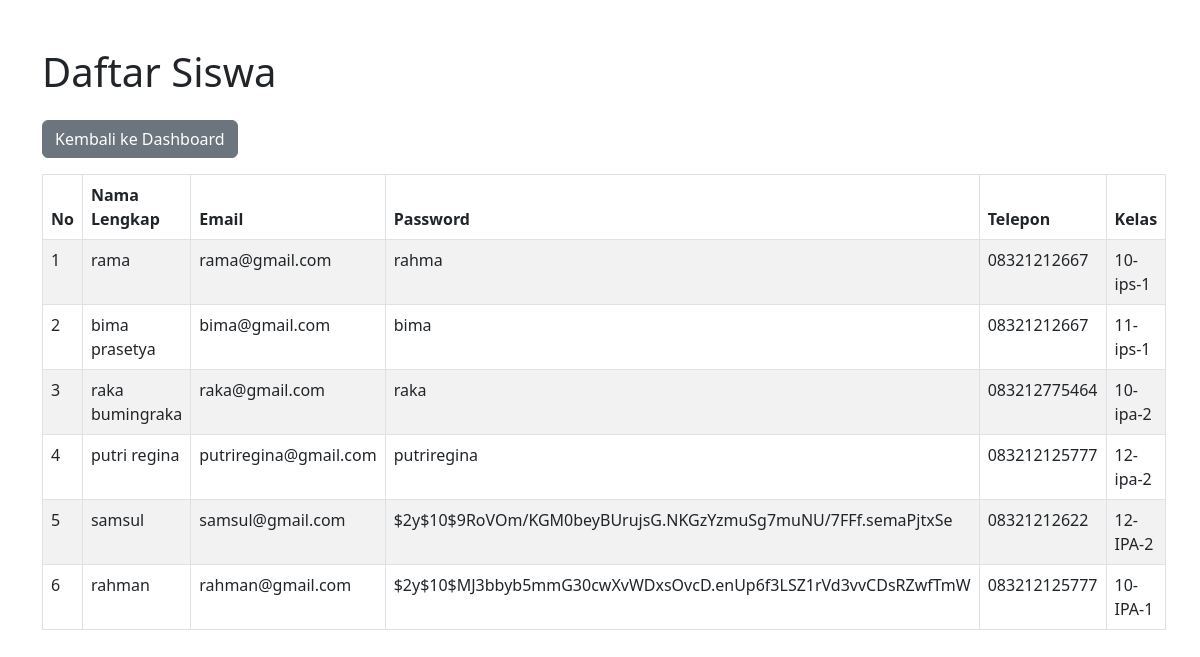
Screenshot of /Dashboard/admin/daftar_siswa.php (signed in) with the database file from the repository.
### tables this page shows
CREATE TABLE `users` (
  `id_user` int(11) NOT NULL,
  `nama_lengkap` varchar(100) NOT NULL,
  `email` varchar(100) NOT NULL,
  `password` varchar(255) NOT NULL,
  `telepon` varchar(15) DEFAULT NULL,
  `role` enum('pimpinan','admin','guru','siswa') NOT NULL,
  `kelas` varchar(50) DEFAULT NULL,
  `mata_pelajaran` varchar(100) DEFAULT NULL,
  `created_at` timestamp NOT NULL DEFAULT current_timestamp(),
  `reset_token` varchar(255) DEFAULT NULL
);

### Dashboard/admin/daftar_siswa.php (the view, shortened to what this page needs)
<?php
require_once '../../database/db.php';
try {
    $query = "SELECT id_user, nama_lengkap, email, password, telepon, kelas FROM users WHERE role = 'siswa'";
    $stmt = $pdo->query($query);
    $siswaList = $stmt->fetchAll(PDO::FETCH_ASSOC);
} catch (PDOException $e) {
    echo "Error: " . $e->getMessage();
    exit();
}
?>
<!DOCTYPE html>
<html lang="id">
<head>
    <link href="https://cdn.jsdelivr.net/npm/bootstrap@5.3.0-alpha1/dist/css/bootstrap.min.css" rel="stylesheet" />
</head>
<body>
<div class="container mt-5">
    <h1 class="mb-4">Daftar Siswa</h1>
    <a href="../admin.php" class="btn btn-secondary mb-3">Kembali ke Dashboard</a>
    <table class="table table-bordered table-striped">
        <thead>
            <tr>
                <th>No</th>
                <th>Nama Lengkap</th>
                <th>Email</th>
                <th>Password</th>
                <th>Telepon</th>
                <th>Kelas</th>
            </tr>
        </thead>
        <tbody>
            <?php if (!empty($siswaList)): ?>
                <?php $no = 1; ?>
                <?php foreach ($siswaList as $siswa): ?>
                    <tr>
                        <td><?= $no++; ?></td>
                        <td><?= htmlspecialchars($siswa['nama_lengkap']); ?></td>
                        <td><?= htmlspecialchars($siswa['email']); ?></td>
                        <td><?= htmlspecialchars($siswa['password']); ?></td>
                        <td><?= htmlspecialchars($siswa['telepon']); ?></td>
                        <td><?= htmlspecialchars($siswa['kelas']); ?></td>
                    </tr>
                <?php endforeach; ?>
            <?php else: ?>
                <tr>
                    <td colspan="7" class="text-center">Tidak ada data siswa.</td>
                </tr>
            <?php endif; ?>
        </tbody>
    </table>
</div>
</body>
</html>

### rows the page displays
users: nama_lengkap "rama", email "rama@gmail.com", password "rahma", telepon "08321212667", kelas "10-ips-1"
users: nama_lengkap "bima prasetya", email "bima@gmail.com", password "bima", telepon "08321212667", kelas "11-ips-1"
users: nama_lengkap "raka bumingraka", email "raka@gmail.com", password "raka", telepon "083212775464", kelas "10-ipa-2"
users: nama_lengkap "putri regina", email "putriregina@gmail.com", password "putriregina", telepon "083212125777", kelas "12-ipa-2"
users: nama_lengkap "samsul", email "samsul@gmail.com", password "$2y$10$9RoVOm/KGM0beyBUrujsG.NKGzYzmuSg7muNU/7FFf.semaPjtxSe", telepon "08321212622", kelas "12-IPA-2"
users: nama_lengkap "rahman", email "rahman@gmail.com", password "$2y$10$MJ3bbyb5mmG30cwXvWDxsOvcD.enUp6f3LSZ1rVd3vvCDsRZwfTmW", telepon "083212125777", kelas "10-IPA-1"
